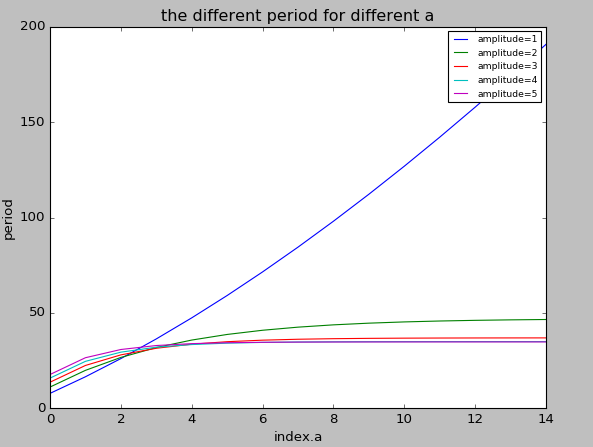

This chart was generated by the following Python code:
import matplotlib.pyplot as plt
import math 
k=15
dx=0.001
x0=0.
x=[]
s=[]
x.append(x0)
s.append(0)
x_1=1
a1=range(k)
f1=[]
for j in range(k):
    for i in range(int((x_1-x0)/dx)):
        x.append((4*(a1[j]+1)**0.5*(x_1**(a1[j]+1)-(x0+i*dx)**(a1[j]+1))**-0.5*dx))
        s.append(s[-1]+x[-1])
    f1.append(s[-1])
   # print s[-1]
del x[:]
del s[:]
x.append(x0)
s.append(0)
x_1=2
a2=range(k)
f2=[]
for j in range(k):
    for i in range(int((x_1-x0)/dx)):
        x.append((4*(a2[j]+1)**0.5*(x_1**(a2[j]+1)-(x0+i*dx)**(a2[j]+1))**-0.5*dx))
        s.append(s[-1]+x[-1])
    f2.append(s[-1])
   # print s[-1]
del x[:]
del s[:]
x.append(x0)
s.append(0)
x_1=3
a3=range(k)
f3=[]
for j in range(k):
    for i in range(int((x_1-x0)/dx)):
        x.append((4*(a3[j]+1)**0.5*(x_1**(a3[j]+1)-(x0+i*dx)**(a3[j]+1))**-0.5*dx))
        s.append(s[-1]+x[-1])
    f3.append(s[-1])
   # print s[-1]
del x[:]
del s[:]
x.append(x0)
s.append(0)
x_1=4
a4=range(k)
f4=[]
for j in range(k):
    for i in range(int((x_1-x0)/dx)):
        x.append((4*(a4[j]+1)**0.5*(x_1**(a4[j]+1)-(x0+i*dx)**(a4[j]+1))**-0.5*dx))
        s.append(s[-1]+x[-1])
    f4.append(s[-1])
   # print s[-1]
del x[:]
del s[:]
x.append(x0)
s.append(0)
x_1=5
a5=range(k)
f5=[]
for j in range(k):
    for i in range(int((x_1-x0)/dx)):
        x.append((4*(a5[j]+1)**0.5*(x_1**(a5[j]+1)-(x0+i*dx)**(a5[j]+1))**-0.5*dx))
        s.append(s[-1]+x[-1])
    f5.append(s[-1])
   # print s[-1]
#The following codes plot the data.
plt.figure(1)
line_1,=plt.plot(a1,f1)
line_2,=plt.plot(a2,f2)
line_3,=plt.plot(a3,f3)
line_4,=plt.plot(a4,f4)
line_5,=plt.plot(a5,f5)
plt.ylabel('period')
plt.xlabel('index.a')
plt.title('the different period for different a')
plt.legend([line_1,line_2,line_3,line_4,line_5],['amplitude=1','amplitude=2','amplitude=3','amplitude=4','amplitude=5',],fontsize='x-small')
plt.show()
